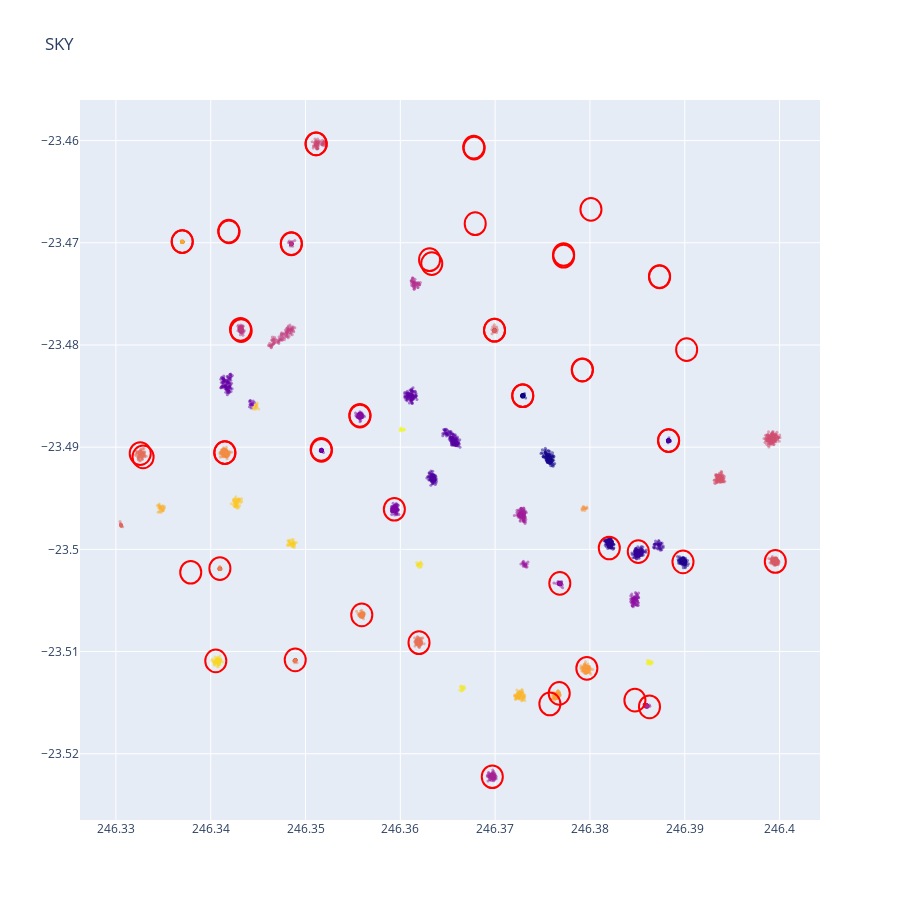
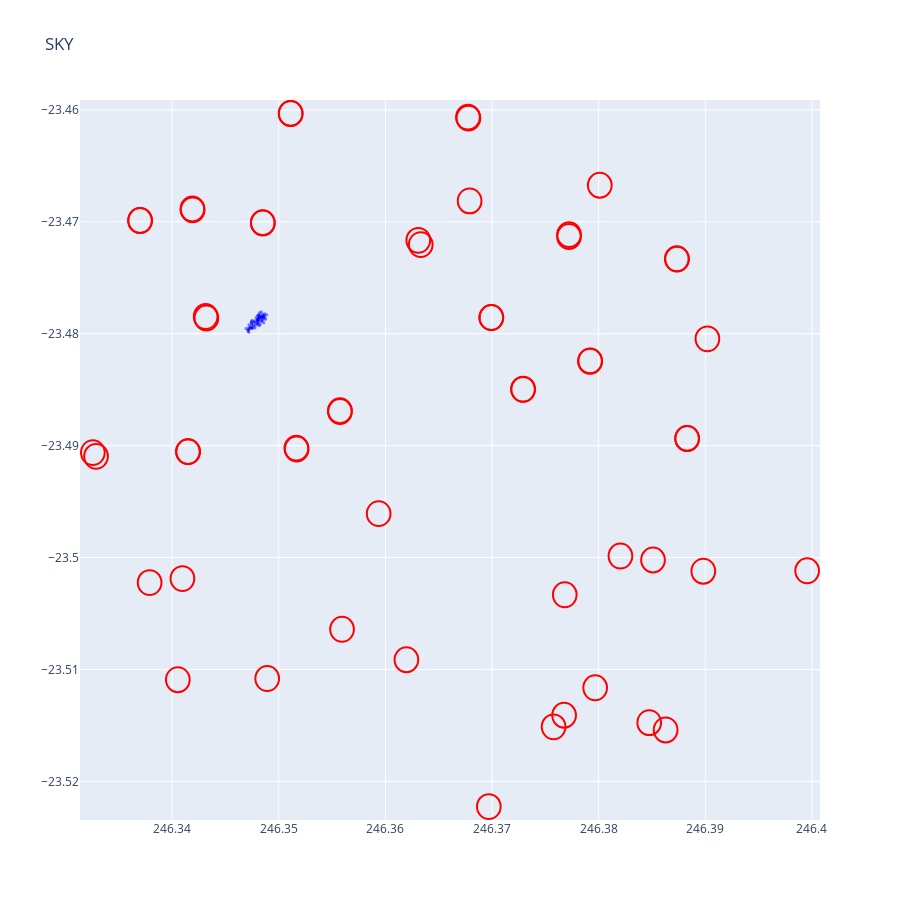
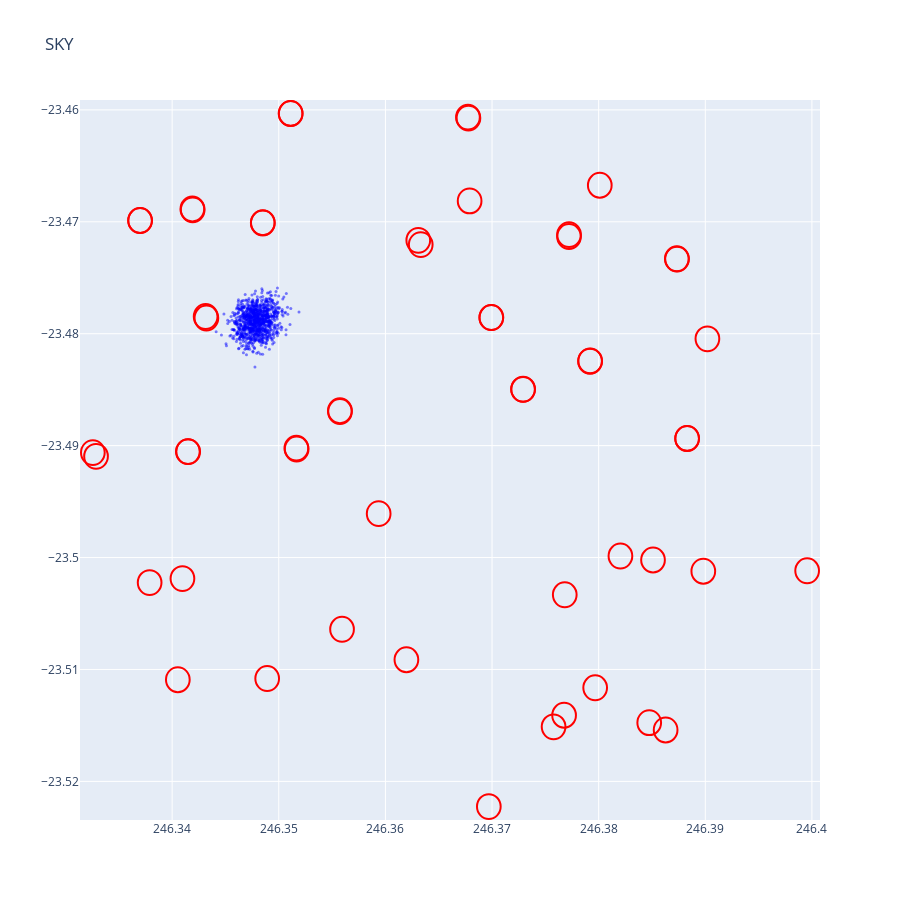

The notebook cell saved with these charts, in order:
### Code cell
dbscan = DBSCAN(eps=1/3600, min_samples=10)
dbscan.fit(filtered_tbl[["ra", "dec"]])
labels = dbscan.labels_
clustered = filtered_tbl[labels != -1]
clustered["cluster"] = labels[labels != -1]
clusters = {}
for i, c in enumerate(labels):
    if c not in clusters:
        clusters[c] = []
    clusters[c].append(i)

plot(clustered, cluster=True)
cluster_num = 24
plot(clustered[clustered["cluster"]==cluster_num])

### Figure 1 — Plotly figure (JSON) as saved in the notebook; plotly's stock layout.template omitted (floating-point values rounded to 4 significant figures; data arrays with more than 128 entries replaced by an {"elided": "..."} marker saying what was removed)
{"data": [{"marker": {"color": {"elided": "7038 int values"}, "opacity": 0.5, "size": 3}, "mode": "markers", "type": "scatter", "x": {"elided": "7038 float values"}, "y": {"elided": "7038 float values"}}], "layout": {"height": 900, "shapes": [{"line": {"color": "red"}, "type": "circle", "x0": 246.4, "x1": 246.4, "y0": -23.48, "y1": -23.48}, {"line": {"color": "red"}, "type": "circle", "x0": 246.4, "x1": 246.4, "y0": -23.47, "y1": -23.47}, {"line": {"color": "red"}, "type": "circle", "x0": 246.4, "x1": 246.4, "y0": -23.47, "y1": -23.47}, {"line": {"color": "red"}, "type": "circle", "x0": 246.4, "x1": 246.4, "y0": -23.47, "y1": -23.47}, {"line": {"color": "red"}, "type": "circle", "x0": 246.4, "x1": 246.4, "y0": -23.47, "y1": -23.47}, {"line": {"color": "red"}, "type": "circle", "x0": 246.4, "x1": 246.4, "y0": -23.46, "y1": -23.46}, {"line": {"color": "red"}, "type": "circle", "x0": 246.4, "x1": 246.4, "y0": -23.52, "y1": -23.52}, {"line": {"color": "red"}, "type": "circle", "x0": 246.4, "x1": 246.4, "y0": -23.52, "y1": -23.51}, {"line": {"color": "red"}, "type": "circle", "x0": 246.4, "x1": 246.4, "y0": -23.52, "y1": -23.51}, {"line": {"color": "red"}, "type": "circle", "x0": 246.4, "x1": 246.4, "y0": -23.51, "y1": -23.51}, {"line": {"color": "red"}, "type": "circle", "x0": 246.3, "x1": 246.4, "y0": -23.51, "y1": -23.51}, {"line": {"color": "red"}, "type": "circle", "x0": 246.3, "x1": 246.3, "y0": -23.51, "y1": -23.51}, {"line": {"color": "red"}, "type": "circle", "x0": 246.4, "x1": 246.4, "y0": -23.51, "y1": -23.51}, {"line": {"color": "red"}, "type": "circle", "x0": 246.4, "x1": 246.4, "y0": -23.51, "y1": -23.51}, {"line": {"color": "red"}, "type": "circle", "x0": 246.4, "x1": 246.4, "y0": -23.5, "y1": -23.5}, {"line": {"color": "red"}, "type": "circle", "x0": 246.3, "x1": 246.3, "y0": -23.5, "y1": -23.5}, {"line": {"color": "red"}, "type": "circle", "x0": 246.4, "x1": 246.4, "y0": -23.5, "y1": -23.5}, {"line": {"color": "red"}, "type": "circle", "x0": 246.4, "x1": 246.4, "y0": -23.5, "y1": -23.5}, {"line": {"color": "red"}, "type": "circle", "x0": 246.4, "x1": 246.4, "y0": -23.5, "y1": -23.49}, {"line": {"color": "red"}, "type": "circle", "x0": 246.4, "x1": 246.4, "y0": -23.49, "y1": -23.49}, {"line": {"color": "red"}, "type": "circle", "x0": 246.3, "x1": 246.3, "y0": -23.49, "y1": -23.49}, {"line": {"color": "red"}, "type": "circle", "x0": 246.3, "x1": 246.3, "y0": -23.49, "y1": -23.49}, {"line": {"color": "red"}, "type": "circle", "x0": 246.4, "x1": 246.4, "y0": -23.49, "y1": -23.49}, {"line": {"color": "red"}, "type": "circle", "x0": 246.4, "x1": 246.4, "y0": -23.49, "y1": -23.49}, {"line": {"color": "red"}, "type": "circle", "x0": 246.4, "x1": 246.4, "y0": -23.49, "y1": -23.48}, {"line": {"color": "red"}, "type": "circle", "x0": 246.4, "x1": 246.4, "y0": -23.48, "y1": -23.48}, {"line": {"color": "red"}, "type": "circle", "x0": 246.4, "x1": 246.4, "y0": -23.48, "y1": -23.48}, {"line": {"color": "red"}, "type": "circle", "x0": 246.3, "x1": 246.3, "y0": -23.48, "y1": -23.48}, {"line": {"color": "red"}, "type": "circle", "x0": 246.4, "x1": 246.4, "y0": -23.47, "y1": -23.47}, {"line": {"color": "red"}, "type": "circle", "x0": 246.4, "x1": 246.4, "y0": -23.47, "y1": -23.47}, {"line": {"color": "red"}, "type": "circle", "x0": 246.3, "x1": 246.3, "y0": -23.47, "y1": -23.47}, {"line": {"color": "red"}, "type": "circle", "x0": 246.3, "x1": 246.3, "y0": -23.47, "y1": -23.47}, {"line": {"color": "red"}, "type": "circle", "x0": 246.4, "x1": 246.4, "y0": -23.46, "y1": -23.46}, {"line": {"color": "red"}, "type": "circle", "x0": 246.4, "x1": 246.4, "y0": -23.46, "y1": -23.46}, {"line": {"color": "red"}, "type": "circle", "x0": 246.3, "x1": 246.3, "y0": -23.47, "y1": -23.47}, {"line": {"color": "red"}, "type": "circle", "x0": 246.4, "x1": 246.4, "y0": -23.52, "y1": -23.51}, {"line": {"color": "red"}, "type": "circle", "x0": 246.4, "x1": 246.4, "y0": -23.52, "y1": -23.51}, {"line": {"color": "red"}, "type": "circle", "x0": 246.4, "x1": 246.4, "y0": -23.5, "y1": -23.5}, {"line": {"color": "red"}, "type": "circle", "x0": 246.3, "x1": 246.3, "y0": -23.5, "y1": -23.5}, {"line": {"color": "red"}, "type": "circle", "x0": 246.4, "x1": 246.4, "y0": -23.5, "y1": -23.5}, {"line": {"color": "red"}, "type": "circle", "x0": 246.4, "x1": 246.4, "y0": -23.47, "y1": -23.47}, {"line": {"color": "red"}, "type": "circle", "x0": 246.3, "x1": 246.3, "y0": -23.47, "y1": -23.47}, {"line": {"color": "red"}, "type": "circle", "x0": 246.4, "x1": 246.4, "y0": -23.49, "y1": -23.49}, {"line": {"color": "red"}, "type": "circle", "x0": 246.3, "x1": 246.3, "y0": -23.49, "y1": -23.49}, {"line": {"color": "red"}, "type": "circle", "x0": 246.3, "x1": 246.3, "y0": -23.49, "y1": -23.49}, {"line": {"color": "red"}, "type": "circle", "x0": 246.4, "x1": 246.4, "y0": -23.49, "y1": -23.49}, {"line": {"color": "red"}, "type": "circle", "x0": 246.4, "x1": 246.4, "y0": -23.49, "y1": -23.49}, {"line": {"color": "red"}, "type": "circle", "x0": 246.4, "x1": 246.4, "y0": -23.49, "y1": -23.48}, {"line": {"color": "red"}, "type": "circle", "x0": 246.4, "x1": 246.4, "y0": -23.48, "y1": -23.48}, {"line": {"color": "red"}, "type": "circle", "x0": 246.4, "x1": 246.4, "y0": -23.48, "y1": -23.48}, {"line": {"color": "red"}, "type": "circle", "x0": 246.3, "x1": 246.3, "y0": -23.48, "y1": -23.48}, {"line": {"color": "red"}, "type": "circle", "x0": 246.4, "x1": 246.4, "y0": -23.47, "y1": -23.47}, {"line": {"color": "red"}, "type": "circle", "x0": 246.3, "x1": 246.3, "y0": -23.47, "y1": -23.47}, {"line": {"color": "red"}, "type": "circle", "x0": 246.3, "x1": 246.3, "y0": -23.47, "y1": -23.47}, {"line": {"color": "red"}, "type": "circle", "x0": 246.4, "x1": 246.4, "y0": -23.46, "y1": -23.46}], "title": {"text": "SKY"}, "width": 900}}

### Figure 2 — Plotly figure (JSON) as saved in the notebook; plotly's stock layout.template omitted (floating-point values rounded to 4 significant figures)
{"data": [{"marker": {"color": "blue", "opacity": 0.5, "size": 3}, "mode": "markers", "type": "scatter", "x": [246.3, 246.3, 246.3, 246.3, 246.3, 246.3, 246.3, 246.3, 246.3, 246.3, 246.3, 246.3, 246.3, 246.3, 246.3, 246.3, 246.3, 246.3, 246.3, 246.3, 246.3, 246.3, 246.3, 246.3, 246.3, 246.3, 246.3, 246.3, 246.3, 246.3, 246.3, 246.3, 246.3, 246.3, 246.3, 246.3, 246.3, 246.3, 246.3, 246.3, 246.3, 246.3, 246.3, 246.3, 246.3, 246.3, 246.3, 246.3, 246.3, 246.3, 246.3, 246.3, 246.3, 246.3, 246.3, 246.3, 246.3, 246.3, 246.3, 246.3, 246.3, 246.3, 246.3, 246.3, 246.3, 246.3, 246.3, 246.3, 246.3, 246.3, 246.3, 246.3, 246.3, 246.3, 246.3], "y": [-23.48, -23.48, -23.48, -23.48, -23.48, -23.48, -23.48, -23.48, -23.48, -23.48, -23.48, -23.48, -23.48, -23.48, -23.48, -23.48, -23.48, -23.48, -23.48, -23.48, -23.48, -23.48, -23.48, -23.48, -23.48, -23.48, -23.48, -23.48, -23.48, -23.48, -23.48, -23.48, -23.48, -23.48, -23.48, -23.48, -23.48, -23.48, -23.48, -23.48, -23.48, -23.48, -23.48, -23.48, -23.48, -23.48, -23.48, -23.48, -23.48, -23.48, -23.48, -23.48, -23.48, -23.48, -23.48, -23.48, -23.48, -23.48, -23.48, -23.48, -23.48, -23.48, -23.48, -23.48, -23.48, -23.48, -23.48, -23.48, -23.48, -23.48, -23.48, -23.48, -23.48, -23.48, -23.48]}], "layout": {"height": 900, "shapes": [{"line": {"color": "red"}, "type": "circle", "x0": 246.4, "x1": 246.4, "y0": -23.48, "y1": -23.48}, {"line": {"color": "red"}, "type": "circle", "x0": 246.4, "x1": 246.4, "y0": -23.47, "y1": -23.47}, {"line": {"color": "red"}, "type": "circle", "x0": 246.4, "x1": 246.4, "y0": -23.47, "y1": -23.47}, {"line": {"color": "red"}, "type": "circle", "x0": 246.4, "x1": 246.4, "y0": -23.47, "y1": -23.47}, {"line": {"color": "red"}, "type": "circle", "x0": 246.4, "x1": 246.4, "y0": -23.47, "y1": -23.47}, {"line": {"color": "red"}, "type": "circle", "x0": 246.4, "x1": 246.4, "y0": -23.46, "y1": -23.46}, {"line": {"color": "red"}, "type": "circle", "x0": 246.4, "x1": 246.4, "y0": -23.52, "y1": -23.52}, {"line": {"color": "red"}, "type": "circle", "x0": 246.4, "x1": 246.4, "y0": -23.52, "y1": -23.51}, {"line": {"color": "red"}, "type": "circle", "x0": 246.4, "x1": 246.4, "y0": -23.52, "y1": -23.51}, {"line": {"color": "red"}, "type": "circle", "x0": 246.4, "x1": 246.4, "y0": -23.51, "y1": -23.51}, {"line": {"color": "red"}, "type": "circle", "x0": 246.3, "x1": 246.4, "y0": -23.51, "y1": -23.51}, {"line": {"color": "red"}, "type": "circle", "x0": 246.3, "x1": 246.3, "y0": -23.51, "y1": -23.51}, {"line": {"color": "red"}, "type": "circle", "x0": 246.4, "x1": 246.4, "y0": -23.51, "y1": -23.51}, {"line": {"color": "red"}, "type": "circle", "x0": 246.4, "x1": 246.4, "y0": -23.51, "y1": -23.51}, {"line": {"color": "red"}, "type": "circle", "x0": 246.4, "x1": 246.4, "y0": -23.5, "y1": -23.5}, {"line": {"color": "red"}, "type": "circle", "x0": 246.3, "x1": 246.3, "y0": -23.5, "y1": -23.5}, {"line": {"color": "red"}, "type": "circle", "x0": 246.4, "x1": 246.4, "y0": -23.5, "y1": -23.5}, {"line": {"color": "red"}, "type": "circle", "x0": 246.4, "x1": 246.4, "y0": -23.5, "y1": -23.5}, {"line": {"color": "red"}, "type": "circle", "x0": 246.4, "x1": 246.4, "y0": -23.5, "y1": -23.49}, {"line": {"color": "red"}, "type": "circle", "x0": 246.4, "x1": 246.4, "y0": -23.49, "y1": -23.49}, {"line": {"color": "red"}, "type": "circle", "x0": 246.3, "x1": 246.3, "y0": -23.49, "y1": -23.49}, {"line": {"color": "red"}, "type": "circle", "x0": 246.3, "x1": 246.3, "y0": -23.49, "y1": -23.49}, {"line": {"color": "red"}, "type": "circle", "x0": 246.4, "x1": 246.4, "y0": -23.49, "y1": -23.49}, {"line": {"color": "red"}, "type": "circle", "x0": 246.4, "x1": 246.4, "y0": -23.49, "y1": -23.49}, {"line": {"color": "red"}, "type": "circle", "x0": 246.4, "x1": 246.4, "y0": -23.49, "y1": -23.48}, {"line": {"color": "red"}, "type": "circle", "x0": 246.4, "x1": 246.4, "y0": -23.48, "y1": -23.48}, {"line": {"color": "red"}, "type": "circle", "x0": 246.4, "x1": 246.4, "y0": -23.48, "y1": -23.48}, {"line": {"color": "red"}, "type": "circle", "x0": 246.3, "x1": 246.3, "y0": -23.48, "y1": -23.48}, {"line": {"color": "red"}, "type": "circle", "x0": 246.4, "x1": 246.4, "y0": -23.47, "y1": -23.47}, {"line": {"color": "red"}, "type": "circle", "x0": 246.4, "x1": 246.4, "y0": -23.47, "y1": -23.47}, {"line": {"color": "red"}, "type": "circle", "x0": 246.3, "x1": 246.3, "y0": -23.47, "y1": -23.47}, {"line": {"color": "red"}, "type": "circle", "x0": 246.3, "x1": 246.3, "y0": -23.47, "y1": -23.47}, {"line": {"color": "red"}, "type": "circle", "x0": 246.4, "x1": 246.4, "y0": -23.46, "y1": -23.46}, {"line": {"color": "red"}, "type": "circle", "x0": 246.4, "x1": 246.4, "y0": -23.46, "y1": -23.46}, {"line": {"color": "red"}, "type": "circle", "x0": 246.3, "x1": 246.3, "y0": -23.47, "y1": -23.47}, {"line": {"color": "red"}, "type": "circle", "x0": 246.4, "x1": 246.4, "y0": -23.52, "y1": -23.51}, {"line": {"color": "red"}, "type": "circle", "x0": 246.4, "x1": 246.4, "y0": -23.52, "y1": -23.51}, {"line": {"color": "red"}, "type": "circle", "x0": 246.4, "x1": 246.4, "y0": -23.5, "y1": -23.5}, {"line": {"color": "red"}, "type": "circle", "x0": 246.3, "x1": 246.3, "y0": -23.5, "y1": -23.5}, {"line": {"color": "red"}, "type": "circle", "x0": 246.4, "x1": 246.4, "y0": -23.5, "y1": -23.5}, {"line": {"color": "red"}, "type": "circle", "x0": 246.4, "x1": 246.4, "y0": -23.47, "y1": -23.47}, {"line": {"color": "red"}, "type": "circle", "x0": 246.3, "x1": 246.3, "y0": -23.47, "y1": -23.47}, {"line": {"color": "red"}, "type": "circle", "x0": 246.4, "x1": 246.4, "y0": -23.49, "y1": -23.49}, {"line": {"color": "red"}, "type": "circle", "x0": 246.3, "x1": 246.3, "y0": -23.49, "y1": -23.49}, {"line": {"color": "red"}, "type": "circle", "x0": 246.3, "x1": 246.3, "y0": -23.49, "y1": -23.49}, {"line": {"color": "red"}, "type": "circle", "x0": 246.4, "x1": 246.4, "y0": -23.49, "y1": -23.49}, {"line": {"color": "red"}, "type": "circle", "x0": 246.4, "x1": 246.4, "y0": -23.49, "y1": -23.49}, {"line": {"color": "red"}, "type": "circle", "x0": 246.4, "x1": 246.4, "y0": -23.49, "y1": -23.48}, {"line": {"color": "red"}, "type": "circle", "x0": 246.4, "x1": 246.4, "y0": -23.48, "y1": -23.48}, {"line": {"color": "red"}, "type": "circle", "x0": 246.4, "x1": 246.4, "y0": -23.48, "y1": -23.48}, {"line": {"color": "red"}, "type": "circle", "x0": 246.3, "x1": 246.3, "y0": -23.48, "y1": -23.48}, {"line": {"color": "red"}, "type": "circle", "x0": 246.4, "x1": 246.4, "y0": -23.47, "y1": -23.47}, {"line": {"color": "red"}, "type": "circle", "x0": 246.3, "x1": 246.3, "y0": -23.47, "y1": -23.47}, {"line": {"color": "red"}, "type": "circle", "x0": 246.3, "x1": 246.3, "y0": -23.47, "y1": -23.47}, {"line": {"color": "red"}, "type": "circle", "x0": 246.4, "x1": 246.4, "y0": -23.46, "y1": -23.46}], "title": {"text": "SKY"}, "width": 900}}

### Figure 3 — Plotly figure (JSON) as saved in the notebook; plotly's stock layout.template omitted (floating-point values rounded to 4 significant figures; data arrays with more than 128 entries replaced by an {"elided": "..."} marker saying what was removed)
{"data": [{"marker": {"color": "blue", "opacity": 0.5, "size": 3}, "mode": "markers", "type": "scatter", "x": {"elided": "1000 float values"}, "y": {"elided": "1000 float values"}}], "layout": {"height": 900, "shapes": [{"line": {"color": "red"}, "type": "circle", "x0": 246.4, "x1": 246.4, "y0": -23.48, "y1": -23.48}, {"line": {"color": "red"}, "type": "circle", "x0": 246.4, "x1": 246.4, "y0": -23.47, "y1": -23.47}, {"line": {"color": "red"}, "type": "circle", "x0": 246.4, "x1": 246.4, "y0": -23.47, "y1": -23.47}, {"line": {"color": "red"}, "type": "circle", "x0": 246.4, "x1": 246.4, "y0": -23.47, "y1": -23.47}, {"line": {"color": "red"}, "type": "circle", "x0": 246.4, "x1": 246.4, "y0": -23.47, "y1": -23.47}, {"line": {"color": "red"}, "type": "circle", "x0": 246.4, "x1": 246.4, "y0": -23.46, "y1": -23.46}, {"line": {"color": "red"}, "type": "circle", "x0": 246.4, "x1": 246.4, "y0": -23.52, "y1": -23.52}, {"line": {"color": "red"}, "type": "circle", "x0": 246.4, "x1": 246.4, "y0": -23.52, "y1": -23.51}, {"line": {"color": "red"}, "type": "circle", "x0": 246.4, "x1": 246.4, "y0": -23.52, "y1": -23.51}, {"line": {"color": "red"}, "type": "circle", "x0": 246.4, "x1": 246.4, "y0": -23.51, "y1": -23.51}, {"line": {"color": "red"}, "type": "circle", "x0": 246.3, "x1": 246.4, "y0": -23.51, "y1": -23.51}, {"line": {"color": "red"}, "type": "circle", "x0": 246.3, "x1": 246.3, "y0": -23.51, "y1": -23.51}, {"line": {"color": "red"}, "type": "circle", "x0": 246.4, "x1": 246.4, "y0": -23.51, "y1": -23.51}, {"line": {"color": "red"}, "type": "circle", "x0": 246.4, "x1": 246.4, "y0": -23.51, "y1": -23.51}, {"line": {"color": "red"}, "type": "circle", "x0": 246.4, "x1": 246.4, "y0": -23.5, "y1": -23.5}, {"line": {"color": "red"}, "type": "circle", "x0": 246.3, "x1": 246.3, "y0": -23.5, "y1": -23.5}, {"line": {"color": "red"}, "type": "circle", "x0": 246.4, "x1": 246.4, "y0": -23.5, "y1": -23.5}, {"line": {"color": "red"}, "type": "circle", "x0": 246.4, "x1": 246.4, "y0": -23.5, "y1": -23.5}, {"line": {"color": "red"}, "type": "circle", "x0": 246.4, "x1": 246.4, "y0": -23.5, "y1": -23.49}, {"line": {"color": "red"}, "type": "circle", "x0": 246.4, "x1": 246.4, "y0": -23.49, "y1": -23.49}, {"line": {"color": "red"}, "type": "circle", "x0": 246.3, "x1": 246.3, "y0": -23.49, "y1": -23.49}, {"line": {"color": "red"}, "type": "circle", "x0": 246.3, "x1": 246.3, "y0": -23.49, "y1": -23.49}, {"line": {"color": "red"}, "type": "circle", "x0": 246.4, "x1": 246.4, "y0": -23.49, "y1": -23.49}, {"line": {"color": "red"}, "type": "circle", "x0": 246.4, "x1": 246.4, "y0": -23.49, "y1": -23.49}, {"line": {"color": "red"}, "type": "circle", "x0": 246.4, "x1": 246.4, "y0": -23.49, "y1": -23.48}, {"line": {"color": "red"}, "type": "circle", "x0": 246.4, "x1": 246.4, "y0": -23.48, "y1": -23.48}, {"line": {"color": "red"}, "type": "circle", "x0": 246.4, "x1": 246.4, "y0": -23.48, "y1": -23.48}, {"line": {"color": "red"}, "type": "circle", "x0": 246.3, "x1": 246.3, "y0": -23.48, "y1": -23.48}, {"line": {"color": "red"}, "type": "circle", "x0": 246.4, "x1": 246.4, "y0": -23.47, "y1": -23.47}, {"line": {"color": "red"}, "type": "circle", "x0": 246.4, "x1": 246.4, "y0": -23.47, "y1": -23.47}, {"line": {"color": "red"}, "type": "circle", "x0": 246.3, "x1": 246.3, "y0": -23.47, "y1": -23.47}, {"line": {"color": "red"}, "type": "circle", "x0": 246.3, "x1": 246.3, "y0": -23.47, "y1": -23.47}, {"line": {"color": "red"}, "type": "circle", "x0": 246.4, "x1": 246.4, "y0": -23.46, "y1": -23.46}, {"line": {"color": "red"}, "type": "circle", "x0": 246.4, "x1": 246.4, "y0": -23.46, "y1": -23.46}, {"line": {"color": "red"}, "type": "circle", "x0": 246.3, "x1": 246.3, "y0": -23.47, "y1": -23.47}, {"line": {"color": "red"}, "type": "circle", "x0": 246.4, "x1": 246.4, "y0": -23.52, "y1": -23.51}, {"line": {"color": "red"}, "type": "circle", "x0": 246.4, "x1": 246.4, "y0": -23.52, "y1": -23.51}, {"line": {"color": "red"}, "type": "circle", "x0": 246.4, "x1": 246.4, "y0": -23.5, "y1": -23.5}, {"line": {"color": "red"}, "type": "circle", "x0": 246.3, "x1": 246.3, "y0": -23.5, "y1": -23.5}, {"line": {"color": "red"}, "type": "circle", "x0": 246.4, "x1": 246.4, "y0": -23.5, "y1": -23.5}, {"line": {"color": "red"}, "type": "circle", "x0": 246.4, "x1": 246.4, "y0": -23.47, "y1": -23.47}, {"line": {"color": "red"}, "type": "circle", "x0": 246.3, "x1": 246.3, "y0": -23.47, "y1": -23.47}, {"line": {"color": "red"}, "type": "circle", "x0": 246.4, "x1": 246.4, "y0": -23.49, "y1": -23.49}, {"line": {"color": "red"}, "type": "circle", "x0": 246.3, "x1": 246.3, "y0": -23.49, "y1": -23.49}, {"line": {"color": "red"}, "type": "circle", "x0": 246.3, "x1": 246.3, "y0": -23.49, "y1": -23.49}, {"line": {"color": "red"}, "type": "circle", "x0": 246.4, "x1": 246.4, "y0": -23.49, "y1": -23.49}, {"line": {"color": "red"}, "type": "circle", "x0": 246.4, "x1": 246.4, "y0": -23.49, "y1": -23.49}, {"line": {"color": "red"}, "type": "circle", "x0": 246.4, "x1": 246.4, "y0": -23.49, "y1": -23.48}, {"line": {"color": "red"}, "type": "circle", "x0": 246.4, "x1": 246.4, "y0": -23.48, "y1": -23.48}, {"line": {"color": "red"}, "type": "circle", "x0": 246.4, "x1": 246.4, "y0": -23.48, "y1": -23.48}, {"line": {"color": "red"}, "type": "circle", "x0": 246.3, "x1": 246.3, "y0": -23.48, "y1": -23.48}, {"line": {"color": "red"}, "type": "circle", "x0": 246.4, "x1": 246.4, "y0": -23.47, "y1": -23.47}, {"line": {"color": "red"}, "type": "circle", "x0": 246.3, "x1": 246.3, "y0": -23.47, "y1": -23.47}, {"line": {"color": "red"}, "type": "circle", "x0": 246.3, "x1": 246.3, "y0": -23.47, "y1": -23.47}, {"line": {"color": "red"}, "type": "circle", "x0": 246.4, "x1": 246.4, "y0": -23.46, "y1": -23.46}], "title": {"text": "SKY"}, "width": 900}}
